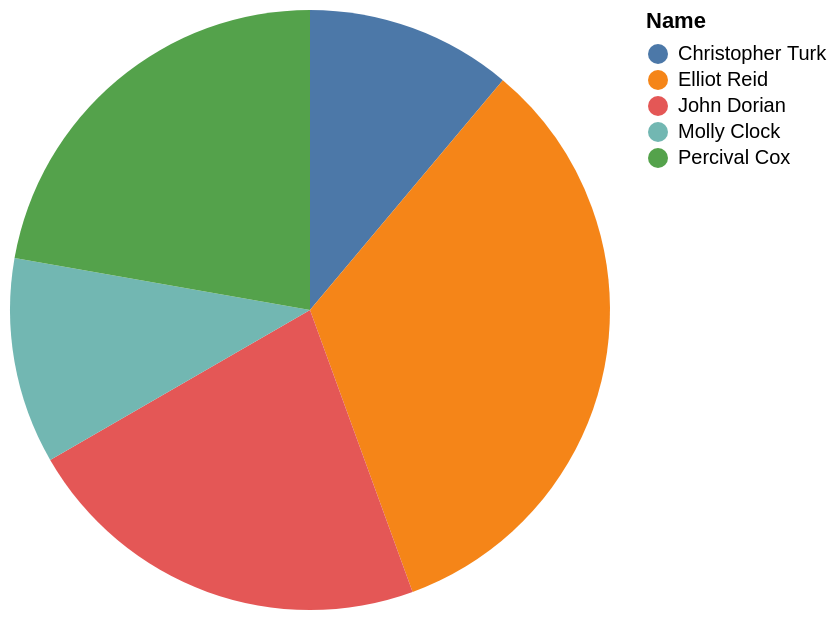

Specify this chart in Vega-Lite:
### Vega-Lite specification from a JSON file in a GitHub repository (floating-point values rounded to 4 significant figures)
{"data": {"values": [{"x_data": "Christopher Turk", "y_data": 1}, {"x_data": "Elliot Reid", "y_data": 3}, {"x_data": "John Dorian", "y_data": 2}, {"x_data": "Molly Clock", "y_data": 1}, {"x_data": "Percival Cox", "y_data": 2}]}, "mark": "arc", "encoding": {"theta": {"field": "y_data", "type": "quantitative", "title": "COUNT(Name)"}, "color": {"field": "x_data", "type": "nominal", "title": "Name"}}}
